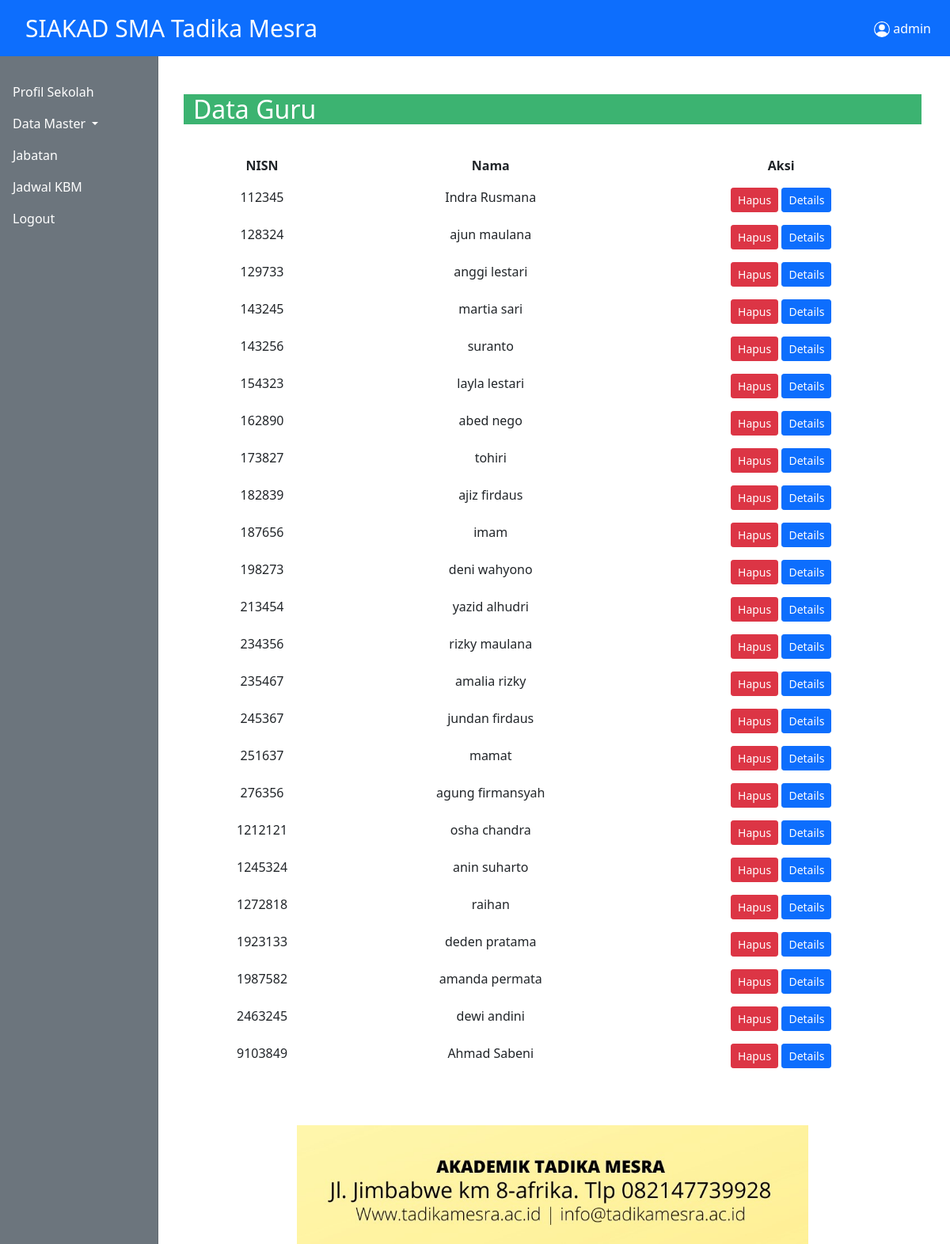
The app's page /admin/data-guru.php (signed in) with its own data.
### tables this page shows
CREATE TABLE `profil_guru` (
  `NIP` int(50) NOT NULL,
  `nama` varchar(100) NOT NULL,
  `tempat` varchar(50) NOT NULL,
  `tanggal_lahir` date NOT NULL,
  `jenis_kelamin` varchar(30) NOT NULL,
  `agama` varchar(50) NOT NULL,
  `alamat` text NOT NULL,
  `telp` varchar(20) NOT NULL,
  `email` varchar(50) NOT NULL
);

### admin/data-guru.php (the view)
<?php
    include_once '../database/koneksi.php';
    include_once '../templates/header.php';
    $sql = "SELECT * FROM profil_guru";
    $exec = mysqli_query($koneksi,$sql);
?>
<div class="container mt-5" style="background-color:#3CB371; color:white;">
    <h2>Data Guru</h2>
</div>
<br>
<div class="container">
		<div class="row">
			<table class="table table-borderless" style = "text-align:center;">
				<tr>
					<th>NISN</th>
					<th>Nama</th>
					<th>Aksi</th>
				</tr>
			<?php while($rows = mysqli_fetch_assoc($exec)):?>
				<tr>
					<td><?= $rows["NIP"];?></td>
					<td><?= $rows["nama"];?></td>
					<td><a href="hapus-guru.php?NIP=<?= $rows["NIP"]?>" style="color: white; text-decoration:none;" class="btn btn-danger btn-sm"
                    onclick = "return confirm('yakin?');">Hapus</a>
  					<a href="detail-guru.php?nip=<?= $rows["NIP"]?>" style="color: white; text-decoration:none;" class="btn btn-primary btn-sm">Details</a></td>
				</tr>
			<?php endwhile;?>
			</table>
		</div>
	</div>
<?php include_once '../templates/footer.php';?>

### records on screen
profil_guru: NIP "112345", nama "Indra Rusmana"
profil_guru: NIP "128324", nama "ajun maulana"
profil_guru: NIP "129733", nama "anggi lestari"
profil_guru: NIP "143245", nama "martia sari"
profil_guru: NIP "143256", nama "suranto"
profil_guru: NIP "154323", nama "layla lestari"
profil_guru: NIP "162890", nama "abed nego"
profil_guru: NIP "173827", nama "tohiri"
profil_guru: NIP "182839", nama "ajiz firdaus"
profil_guru: NIP "187656", nama "imam"
profil_guru: NIP "198273", nama "deni wahyono"
profil_guru: NIP "213454", nama "yazid alhudri"
profil_guru: NIP "234356", nama "rizky maulana"
profil_guru: NIP "235467", nama "amalia rizky"
profil_guru: NIP "245367", nama "jundan firdaus"
profil_guru: NIP "251637", nama "mamat"
profil_guru: NIP "276356", nama "agung firmansyah"
profil_guru: NIP "1212121", nama "osha chandra"
profil_guru: NIP "1245324", nama "anin suharto"
profil_guru: NIP "1272818", nama "raihan"
profil_guru: NIP "1923133", nama "deden pratama"
profil_guru: NIP "1987582", nama "amanda permata"
profil_guru: NIP "2463245", nama "dewi andini"
profil_guru: NIP "9103849", nama "Ahmad Sabeni"

### other values on screen
$user "admin"
